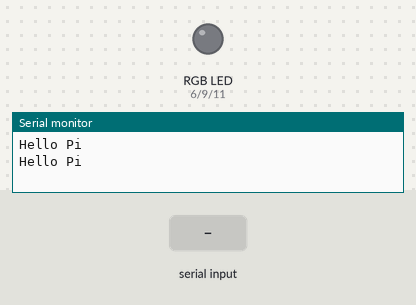
A sketch run on a simulated Arduino Uno, built with avr-gcc and run on an emulated ATmega328P. On the bench: an RGB LED mixed from three pins (HIGH = lit), the last lines printed to the serial monitor. The inputs (shaded band) are chosen by the test bench. Dim RGB values are drawn brighter than linear.

Above: at 1.2 s.
1.3 s: "90,45,200\n" received over Serial
At 3.2 s:
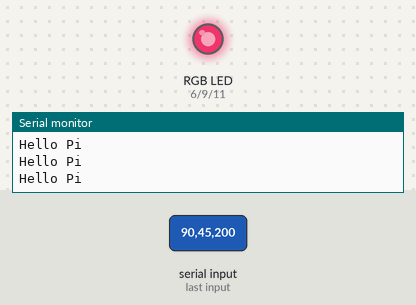
3.5 s: "30,150,10\n" received over Serial
At 4.7 s:
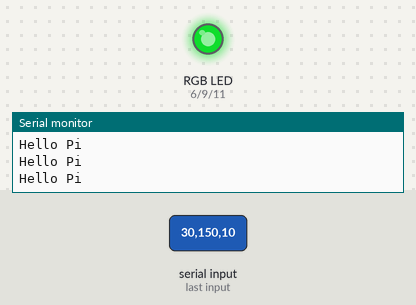
5.0 s: "90,45\n" received over Serial
At 6.4 s:
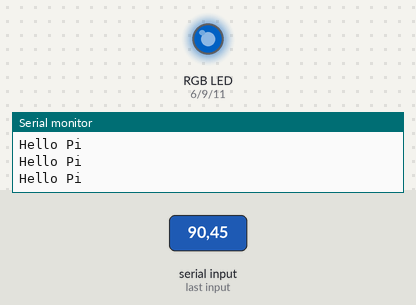
7.5 s: "30,150\n" received over Serial
At 9.9 s:
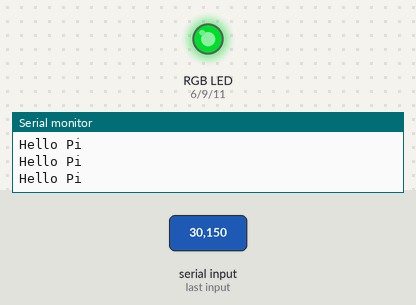
10.5 s: "5\n" received over Serial
At 13.4 s:
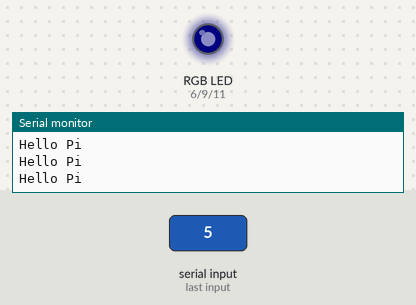
13.5 s: "90\n" received over Serial
At 16.4 s:
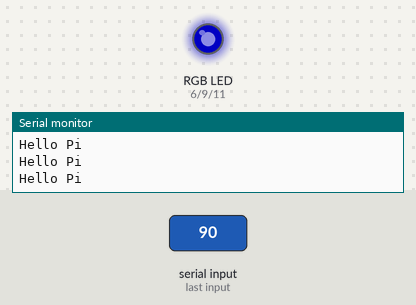
Timing chart, 0 to 17.5 s (numbered marks = the images above; inputs shaded):
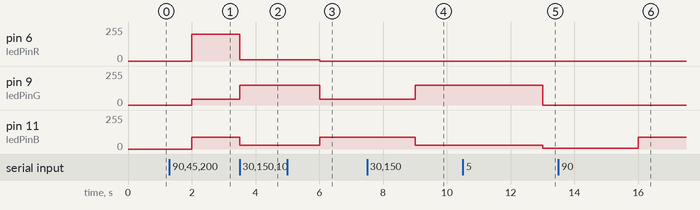

Measured:
- after the input at 1.3 s, pin 6 (ledPinR): 0/255 → 200/255 after 0.70 s; pin 9 (ledPinG): 0/255 → 45/255 after 0.70 s; pin 11 (ledPinB): 0/255 → 90/255 after 0.70 s
- after the input at 3.5 s, pin 6 (ledPinR): 200/255 → 10/255 at once; pin 9 (ledPinG): 45/255 → 150/255 at once; pin 11 (ledPinB): 90/255 → 30/255 at once
- after the input at 5.0 s, pin 6 (ledPinR): 10/255 → 0/255 after 1.0 s; pin 9 (ledPinG): 150/255 → 45/255 after 1.0 s; pin 11 (ledPinB): 30/255 → 90/255 after 1.0 s
- after the input at 7.5 s, pin 9 (ledPinG): 45/255 → 150/255 after 1.5 s; pin 11 (ledPinB): 90/255 → 30/255 after 1.5 s
- after the input at 10.5 s, pin 9 (ledPinG): 150/255 → 0/255 after 2.5 s; pin 11 (ledPinB): 30/255 → 5/255 after 2.5 s
- after the input at 13.5 s, pin 11 (ledPinB): 5/255 → 90/255 after 2.5 s

The sketch:

ardPiTalk.ino
```cpp
// Getting ardiuino and pi to talk to
// one another

const int ledPinB = 11;
const int ledPinG = 9;
const int ledPinR = 6;

int r = 0;
int g = 0;
int b = 0;

void setup() {
        pinMode(ledPinB, OUTPUT);
        pinMode(ledPinG, OUTPUT);
        pinMode(ledPinR, OUTPUT);
        Serial.begin(9600);
}

void loop() {
        {
                Serial.println("Hello Pi");
                if (Serial.available()) {
                        //flash(Serial.read()- '0');
                        color(Serial.parseInt(), Serial.parseInt(), Serial.parseInt());
                }
                delay(1000);
        }
}

void color(int r, int g, int b) {
        analogWrite(ledPinR, r);
        analogWrite(ledPinG, g);
        analogWrite(ledPinB, b);
}


void flash(int n) {
        for (int i = 0; i < n; i++)
        {
                digitalWrite(ledPinR, HIGH);
                digitalWrite(ledPinG, HIGH);
                digitalWrite(ledPinB, HIGH);
                delay(100);
                digitalWrite(ledPinR, LOW);
                digitalWrite(ledPinG, LOW);
                digitalWrite(ledPinB, LOW);
                delay(100);
        }
}
```
